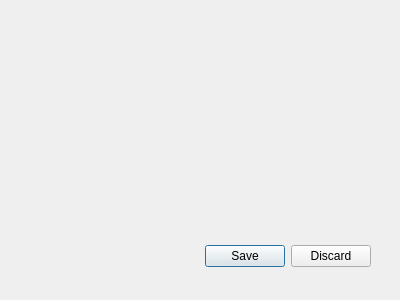
<?xml version="1.0" encoding="UTF-8"?>
<ui version="4.0">
 <class>CadastroInsumo</class>
 <widget class="QDialog" name="CadastroInsumo">
  <property name="windowModality">
   <enum>Qt::ApplicationModal</enum>
  </property>
  <property name="geometry">
   <rect>
    <x>0</x>
    <y>0</y>
    <width>400</width>
    <height>300</height>
   </rect>
  </property>
  <property name="focusPolicy">
   <enum>Qt::StrongFocus</enum>
  </property>
  <property name="windowTitle">
   <string>Cadastro de Insumo</string>
  </property>
  <property name="modal">
   <bool>true</bool>
  </property>
  <widget class="QDialogButtonBox" name="buttonBox">
   <property name="geometry">
    <rect>
     <x>30</x>
     <y>240</y>
     <width>341</width>
     <height>32</height>
    </rect>
   </property>
   <property name="orientation">
    <enum>Qt::Horizontal</enum>
   </property>
   <property name="standardButtons">
    <set>QDialogButtonBox::Discard|QDialogButtonBox::Save</set>
   </property>
  </widget>
 </widget>
 <resources/>
 <connections>
  <connection>
   <sender>buttonBox</sender>
   <signal>accepted()</signal>
   <receiver>CadastroInsumo</receiver>
   <slot>accept()</slot>
   <hints>
    <hint type="sourcelabel">
     <x>248</x>
     <y>254</y>
    </hint>
    <hint type="destinationlabel">
     <x>157</x>
     <y>274</y>
    </hint>
   </hints>
  </connection>
  <connection>
   <sender>buttonBox</sender>
   <signal>rejected()</signal>
   <receiver>CadastroInsumo</receiver>
   <slot>reject()</slot>
   <hints>
    <hint type="sourcelabel">
     <x>316</x>
     <y>260</y>
    </hint>
    <hint type="destinationlabel">
     <x>286</x>
     <y>274</y>
    </hint>
   </hints>
  </connection>
 </connections>
</ui>
